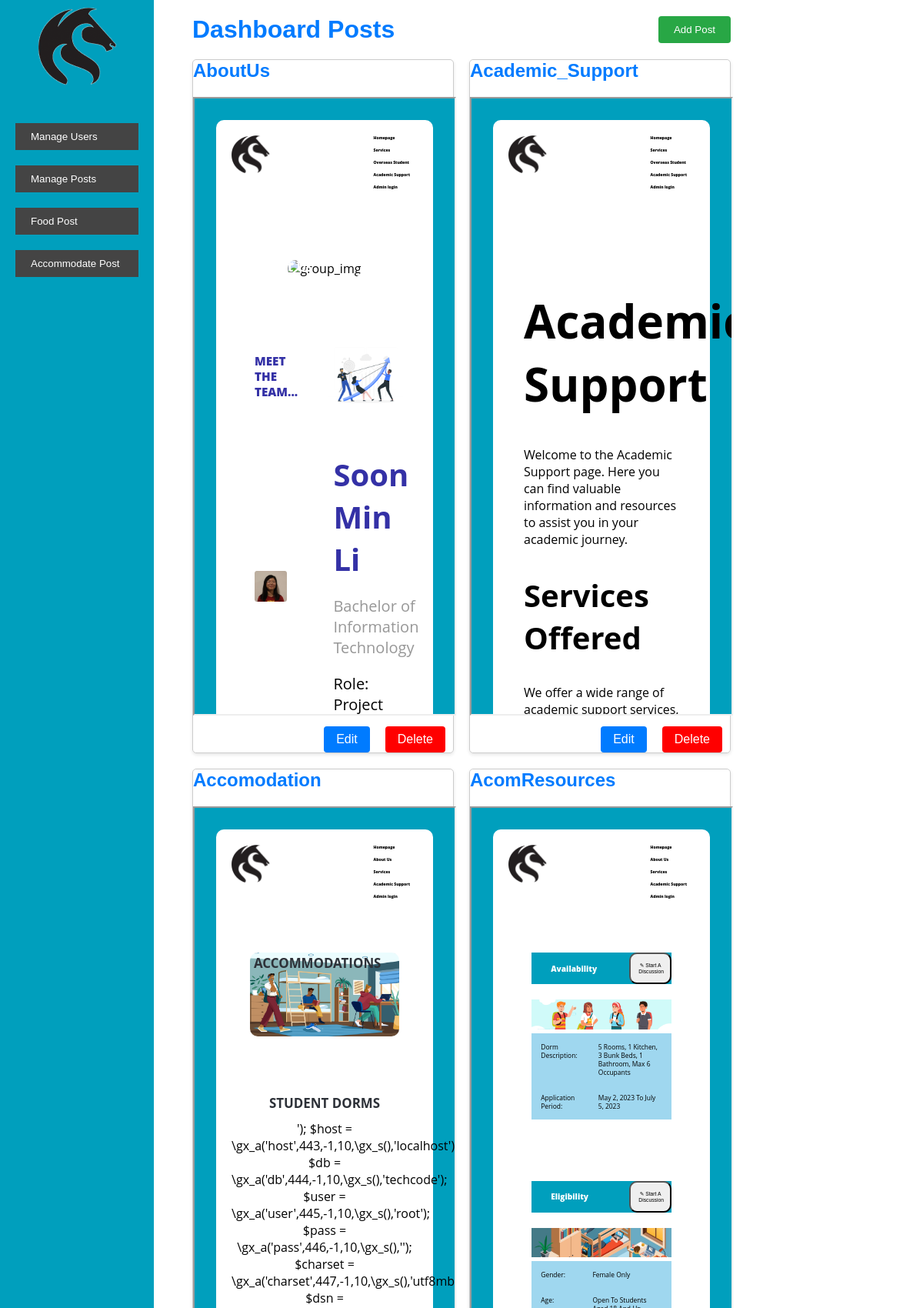
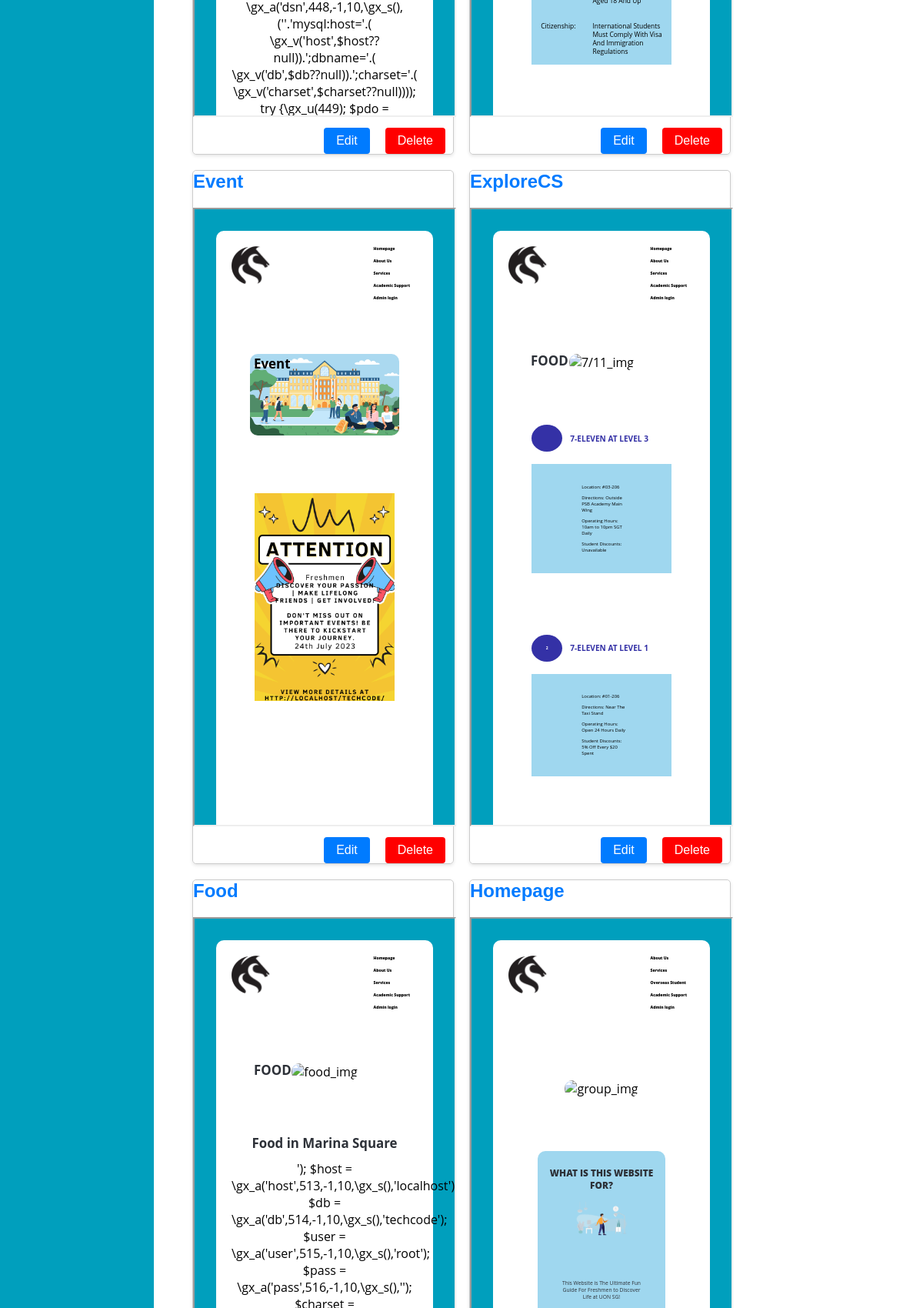
The app's page /dashboard_posts.php (upper part) with its own data (2 pictures, top to bottom).
### tables this page shows
CREATE TABLE `posts` (
  `id` int(11) NOT NULL,
  `name` varchar(255) NOT NULL,
  `email` varchar(255) NOT NULL,
  `title` varchar(255) NOT NULL,
  `content` text NOT NULL
);

### dashboard_posts.php (the view, shortened to what this page needs)
<!DOCTYPE html>
<html>
    <head>
        <link rel="stylesheet" type="text/css" href="dashboard.css">
    </head>
    <body>
        <div class="sidebar">
            <div class="logo">
                <a onclick="confirmLogout()" style="cursor: pointer;"><img src="images/UON_logo.png" alt="Logo"></a>
            </div>
            <div class="sidebar-content">
                <ul class="dashboard-menu">
                    <li>
                        <button class="dashboard-btn">Manage Users</button>
                    </li>
                    <li>
                        <button class="dashboard-btn">Manage Posts</button>
                    </li>
                    <li>
                        <button class="dashboard-btn">Food Post</button>
                    </li>
                    <li>
                        <button class="dashboard-btn">Accommodate Post</button>
                    </li>
                </ul>
            </div>
        </div>
        <div class="container">
            <div class="header">
                <h1>Dashboard Posts</h1>
                <button class="add-post-btn" onclick="window.location.href='add_post.php'">Add Post</button>
            </div>
            <div class="post-list" style="grid-template-columns: repeat(2, minmax(0, 1fr));">
                <?php
                    $dbname = "techcode";
                    $conn = connectToDatabase($dbname);
                    $sql = "SELECT * FROM posts";
                    $result = mysqli_query($conn, $sql);
                    if (mysqli_num_rows($result) > 0) {
                        while ($row = mysqli_fetch_assoc($result)) {
                            $postId = $row['id'];
                            $title = $row['title'];
                            $filename = "posts/" . $title . ".php";
                            if (file_exists($filename)) {
                                $content = file_get_contents($filename);
                            } else {
                                $content = "PHP file not found for this post.";
                            }
                            $encoded_content = htmlspecialchars($content);
                            echo "<div class='post-card' style='border: 1px solid #ccc;border-radius: 5px;box-shadow: 0 2px 4px rgba(0, 0, 0, 0.1);'>";
                            echo "<h2>$title</h2>";
                            echo "<div class='iframe-container'>";
                            echo "<iframe style='pointer-events: none; width: 100%;height:800px;' srcdoc=\"$encoded_content\" class='post-iframe'></iframe>";
                            echo "<div class='button-container'>";
                            echo "<a href='edit_post.php?id=$postId' class='edit-btn'>Edit</a>";
                            echo "<a href='delete_post.php?id=$postId' class='delete-btn' onclick='return confirmDelete();'>Delete</a>";
                            echo "</div>";
                            echo "</div>";
                            echo "</div>";
                        }
                    } else {
                        echo "<p>No posts found.</p>";
                    }
                ?>
            </div>
        </div>
    </body>
</html>

### dashboard.css (style rules this page uses)
body { font-family: Arial, sans-serif; margin: 0; padding: 0; }
.logo { margin: 10px; margin-left: 50px; }
.container { padding: 0 250px; padding-top: 20px; }
.header { display: flex; align-items: center; justify-content: space-between; margin-bottom: 20px; }
.header h1 { color: #007bff; margin: 0; }
.add-post-btn { background-color: #28a745; color: #fff; border: none; padding: 10px 20px; cursor: pointer; border-radius: 4px; }
.sidebar { position: fixed; top: 0; left: 0; width: 200px; height: 100%; background-color: #009FBD; color: #fff; display: flex; flex-direction: column; }
.sidebar-content { flex: 1; display: flex; flex-direction: column; padding: 20px; }
.dashboard-btn { background-color: #444; color: #fff; border: none; padding: 10px 20px; margin-bottom: 10px; cursor: pointer; text-align: left; }
.button-container { display: flex; justify-content: flex-end; align-items: center; margin-top: 10px; }
.dashboard-menu { list-style: none; padding: 0; }
.dashboard-menu li { margin-bottom: 10px; }
.dashboard-btn { background-color: #444; color: #fff; border: none; padding: 10px 20px; cursor: pointer; text-align: left; width: 100%; }
.post-list { display: grid; grid-template-columns: repeat(auto-fit, minmax(300px, 1fr)); gap: 20px; }
.post-card:nth-child(2n+1) { clear: both; }
.post-card h2 { color: #007bff; margin-top: 0; }
.edit-btn, .delete-btn { display: inline-block; padding: 8px 16px; margin-left: 10px; margin-right: 10px; color: #fff; text-decoration: none; border-radius: 4px; }
.delete-btn { background-color: #ff0000; }
.edit-btn { background-color: #007bff; }

### Page.css (style rules this page uses)
body { background-color: #009FBD; padding: 20px; font-family: 'Open Sans', sans-serif; }
img { width: 75%; height: auto; }
.logo { margin-right: auto; }
.logo img { width: 50px; height: auto; float: right; }
.container { position: relative; background-color: #9FD7EF; max-width: 75%; margin: auto; display: flex; align-items: flex-start; margin-bottom: 80px; }
.container h2 { max-width: 50%; font-size: 4vw; font-weight: 800; text-align: left; margin-left: 45px; margin-right: 25px; }

### records on screen
posts: title "AboutUs"
posts: title "Academic_Support"
posts: title "Accomodation"
posts: title "AcomResources"
posts: title "Event"
posts: title "ExploreCS"
posts: title "Food"
posts: title "Homepage"
